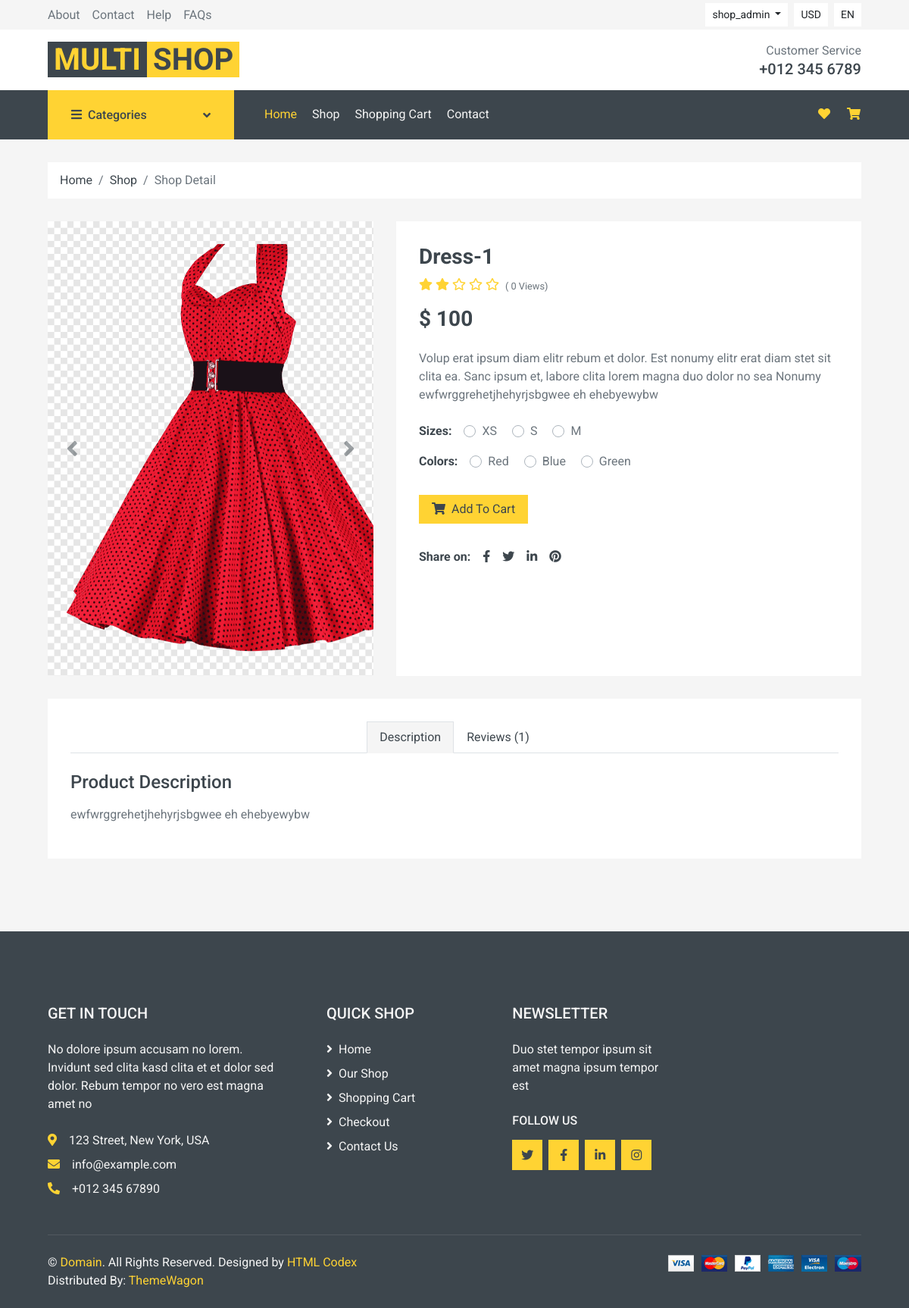
The page /detail/3 (signed in) on the database its author committed.
### main_app/models.py (models this page shows, shortened)
class Product(models.Model):
    name = models.CharField(max_length=150)
    slug = models.SlugField(max_length=150, unique=True)
    img = models.ImageField()
    count = models.PositiveIntegerField(default=0)
    price = models.PositiveIntegerField(default=0)
    view = models.PositiveIntegerField(default=0)
    description = models.TextField()
    added_date = models.DateField(auto_now_add=True)
    size = models.ManyToManyField(Size, related_name='sizes')
    color = models.ManyToManyField(Color, related_name='colors')
    category = models.ForeignKey(
        Category, on_delete=models.PROTECT, related_name='categories')
    discount = models.PositiveIntegerField("Discount %", default=0)
    @property
    def average_rating(self):
        rating = self.rating.all().aggregate(Avg('value'))['value__avg']
        if rating:
            return str(rating)
        else:
            return 0
    class Meta:
        ordering = ["-id"]

class Size(models.Model):
    name = models.CharField(max_length=50)
    slug = models.SlugField(max_length=50, unique=True)
    def __str__(self):
        return self.name

class Color(models.Model):
    name = models.CharField(max_length=50)
    slug = models.SlugField(max_length=50, unique=True)
    def __str__(self):
        return self.name

### main_app/views.py (the view, shortened to what this page needs)
# urls.py: path('detail/<pk>', views.ProductDetailView.as_view(), name='detail'),
class ProductDetailView(DetailView):
    model = Product
    template_name = 'detail.html'

### main_app/context_cat.py (called while the page is built)
def main_context(request):
    all_categories = Category.objects.all()
    all_colors = Color.objects.all()
    all_sizes = Size.objects.all()
    data = {
        'all_categories': all_categories,
        'all_colors': all_colors,
        'all_sizes': all_sizes,
    }
    return data

### templates/detail.html (shortened to what this page needs)
{% extends 'base.html' %}
{% load static %}
{% block content %}
<div class="container-fluid">
    <div class="row px-xl-5">
        <div class="col-12">
            <nav class="breadcrumb bg-light mb-30">
                <a class="breadcrumb-item text-dark" href="#">Home</a>
                <a class="breadcrumb-item text-dark" href="#">Shop</a>
                <span class="breadcrumb-item active">Shop Detail</span>
            </nav>
        </div>
    </div>
</div>
<div class="container-fluid pb-5">
    <div class="row px-xl-5">
        <div class="col-lg-5 mb-30">
            <div id="product-carousel" class="carousel slide" data-ride="carousel">
                <div class="carousel-inner bg-light">
                    <div class="carousel-item active text-center">
                        <img class="object-fit-cover" src="{{ object.img.url }}" alt="Image" height="600">
                    </div>
                </div>
                <a class="carousel-control-prev" href="#product-carousel" data-slide="prev">
                    <i class="fa fa-2x fa-angle-left text-dark"></i>
                </a>
                <a class="carousel-control-next" href="#product-carousel" data-slide="next">
                    <i class="fa fa-2x fa-angle-right text-dark"></i>
                </a>
            </div>
        </div>
        <div class="col-lg-7 h-auto mb-30">
            <div class="h-100 bg-light p-30">
                <h3>{{ object.name|title }}</h3>
                <div class="d-flex mb-3">
                    <div class="text-primary mr-2">
                        {% for i in '12345'|make_list %}
                        {% if i < object.average_rating %} <i class="fas fa-star"></i>
                            {% else %}
                            <i class="far fa-star"></i>
                            {% endif %}
                            {% endfor %}
                    </div>
                    <small class="pt-1">( {{ object.view }} Views)</small>
                </div>
                <h3 class="font-weight-semi-bold mb-4">$ {{object.price}}</h3>
                <p class="mb-4">Volup erat ipsum diam elitr rebum et dolor. Est nonumy elitr erat diam stet sit
                    clita ea. Sanc ipsum et, labore clita lorem magna duo dolor no sea
                    Nonumy
                    {{object.description}}
                </p>
                <div class="d-flex mb-3">
                    <strong class="text-dark mr-3">Sizes:</strong>
                    <form>
                        {% for size in object.size.all %}
                        <div class="custom-control custom-radio custom-control-inline">
                            <label class="custom-control-label" for="size-{{size.id}}">{{size}}</label>
                        </div>
                        {% endfor %}
                    </form>
                </div>
                <div class="d-flex mb-4">
                    <strong class="text-dark mr-3">Colors:</strong>
                    <form>
                        {% for color in object.color.all %}
                        <div class="custom-control custom-radio custom-control-inline">
                            <label class="custom-control-label" for="color-{{color.id}}">{{color}}</label>
                        </div>
                        {% endfor %}
                    </form>
                </div>
                <div class="d-flex align-items-center mb-4 pt-2">
                    <a href="{% url 'cart:add_to_cart' object.id %}" class="btn btn-primary px-3"><i
                        class="fa fa-shopping-cart mr-1"></i> Add To
                    Cart</a>
                </div>
                <div class="d-flex pt-2">
                    <strong class="text-dark mr-2">Share on:</strong>
                    <div class="d-inline-flex">
                        <a class="text-dark px-2" href="">
                            <i class="fab fa-facebook-f"></i>
                        </a>
                        <a class="text-dark px-2" href="">
                            <i class="fab fa-twitter"></i>
                        </a>
                        <a class="text-dark px-2" href="">
                            <i class="fab fa-linkedin-in"></i>
                        </a>
                        <a class="text-dark px-2" href="">
                            <i class="fab fa-pinterest"></i>
                        </a>
                    </div>
                </div>
            </div>
        </div>
    </div>
    <div class="row px-xl-5">
        <div class="col">
            <div class="bg-light p-30 ">
                <div class="nav nav-tabs mb-4 d-flex justify-content-center">
                    <a class="nav-item nav-link text-dark active" data-toggle="tab" href="#tab-pane-1">Description</a>
                    <a class="nav-item nav-link text-dark" data-toggle="tab" href="#tab-pane-3">Reviews
                        ({{object.product_comments.count}})</a>
                </div>
                <div class="tab-content">
                    <div class="tab-pane fade show active" id="tab-pane-1">
                        <h4 class="mb-3">Product Description</h4>
                        <p>{{object.description}}</p>
                    </div>
            </div>
        </div>
    </div>
</div>
</div>
{% endblock %}

### templates/base.html (shortened to what this page needs)
{% load static %}
<!DOCTYPE html>
<html lang="en">
<head>
    <link href="https://cdnjs.cloudflare.com/ajax/libs/font-awesome/5.10.0/css/all.min.css" rel="stylesheet">
    <link href="{% static 'lib/animate/animate.min.css' %}" rel="stylesheet">
    <link href="{% static 'lib/owlcarousel/assets/owl.carousel.min.css' %}" rel="stylesheet">
    <link href="{% static 'css/style.css' %}" rel="stylesheet">
</head>
<body>
    <div class="container-fluid">
        <div class="row bg-secondary py-1 px-xl-5">
            <div class="col-lg-6 d-none d-lg-block">
                <div class="d-inline-flex align-items-center h-100">
                    <a class="text-body mr-3" href="">About</a>
                    <a class="text-body mr-3" href="">Contact</a>
                    <a class="text-body mr-3" href="">Help</a>
                    <a class="text-body mr-3" href="">FAQs</a>
                </div>
            </div>
            <div class="col-lg-6 text-center text-lg-right">
                <div class="d-inline-flex align-items-center">
                    <div class="btn-group">
                        <button type="button" class="btn btn-sm btn-light dropdown-toggle" data-toggle="dropdown">
                            {% if request.user.is_authenticated %}
                            {{request.user.username}}
                            {% else %}Anonym
                            {% endif %}
                        </button>
                    </div>
                    <div class="btn-group mx-2">
                        <button type="button" class="btn btn-sm btn-light" data-toggle="dropdown">USD</button>
                    </div>
                    <div class="btn-group">
                        <button type="button" class="btn btn-sm btn-light" data-toggle="dropdown">EN</button>
                    </div>
                </div>
            </div>
        </div>
        <div class="row align-items-center bg-light py-3 px-xl-5  d-lg-flex">
            <div class="col-lg-4 d-none d-lg-block ">
                <a href="{% url 'main_app:home' %}" class="text-decoration-none">
                    <span class="h1 text-uppercase text-primary bg-dark px-2">Multi</span>
                    <span class="h1 text-uppercase text-dark bg-primary px-2 ml-n1">Shop</span>
                </a>
            </div>
            <div class="col-lg-4 col-6 text-right d-none d-sm-none d-md-block d-lg-block">
                <p class="m-0">Customer Service</p>
                <h5 class="m-0">+012 345 6789</h5>
            </div>
        </div>
    </div>
    <div class="container-fluid bg-dark mb-30">
        <div class="row px-xl-5">
            <div class="col-lg-3 d-none d-lg-block">
                <a class="btn d-flex align-items-center justify-content-between bg-primary w-100" data-toggle="collapse"
                    href="#navbar-vertical" style="height: 65px; padding: 0 30px;">
                    <h6 class="text-dark m-0"><i class="fa fa-bars mr-2"></i>Categories</h6>
                    <i class="fa fa-angle-down text-dark"></i>
                </a>
            </div>
            <div class="col-lg-9">
                <nav class="navbar navbar-expand-lg bg-dark navbar-dark py-3 py-lg-0 px-0">
                    <div class="collapse navbar-collapse justify-content-between" id="navbarCollapse">
                        <div class="navbar-nav mr-auto py-0">
                            <a href="{% url 'main_app:home' %}" class="nav-item nav-link active">Home</a>
                            <a href="{% url 'main_app:sort_products' %}" class="nav-item nav-link">Shop</a>
                            <div class="nav-item dropdown">
                                <a href="{% url 'cart:cart' %}" class="nav-link">Shopping Cart</a>
                            </div>
                            <a href="{% url 'accounts:contact' %}" class="nav-item nav-link">Contact</a>
                        </div>
                        <div class="navbar-nav ml-auto py-0 d-none d-lg-block">
                            <a href="{% url 'cart:liked' %}" class="btn px-0">
                                <i class="fas fa-heart text-primary"></i>
                            </a>
                            <a href="{% url 'cart:cart' %}" class="btn px-0 ml-3">
                                <i class="fas fa-shopping-cart text-primary"></i>
                            </a>
                        </div>
                    </div>
                </nav>
            </div>
        </div>
    </div>
    {% block content %}
    {% endblock %}
    <div class="container-fluid bg-dark text-secondary mt-5 pt-5">
        <div class="row px-xl-5 pt-5">
            <div class="col-lg-4 col-md-12 mb-5 pr-3 pr-xl-5">
                <h5 class="text-secondary text-uppercase mb-4">Get In Touch</h5>
                <p class="mb-4">No dolore ipsum accusam no lorem. Invidunt sed clita kasd clita et et dolor sed dolor.
                    Rebum tempor no vero est magna amet no</p>
                <p class="mb-2"><i class="fa fa-map-marker-alt text-primary mr-3"></i>123 Street, New York, USA</p>
                <p class="mb-2"><i class="fa fa-envelope text-primary mr-3"></i>info@example.com</p>
                <p class="mb-0"><i class="fa fa-phone-alt text-primary mr-3"></i>+012 345 67890</p>
            </div>
            <div class="col-lg-8 col-md-12">
                <div class="row">
                    <div class="col-md-4 mb-5">
                        <h5 class="text-secondary text-uppercase mb-4">Quick Shop</h5>
                        <div class="d-flex flex-column justify-content-start">
                            <a href="{% url 'main_app:home' %}" class="text-secondary mb-2" href="#"><i
                                    class="fa fa-angle-right mr-2"></i>Home</a>
                            <a class="text-secondary mb-2" href="#"><i class="fa fa-angle-right mr-2"></i>Our Shop</a>
                            <a class="text-secondary mb-2" href="#"><i class="fa fa-angle-right mr-2"></i>Shopping
                                Cart</a>
                            <a class="text-secondary mb-2" href="#"><i class="fa fa-angle-right mr-2"></i>Checkout</a>
                            <a class="text-secondary" href="#"><i class="fa fa-angle-right mr-2"></i>Contact Us</a>
                        </div>
                    </div>
                    <div class="col-md-4 mb-5">
                        <h5 class="text-secondary text-uppercase mb-4">Newsletter</h5>
                        <p>Duo stet tempor ipsum sit amet magna ipsum tempor est</p>
                        <h6 class="text-secondary text-uppercase mt-4 mb-3">Follow Us</h6>
                        <div class="d-flex">
                            <a href="https://twitter.com/" class="btn btn-primary btn-square mr-2" href="#"><i class="fab fa-twitter"></i></a>
                            <a href="https://www.facebook.com/" class="btn btn-primary btn-square mr-2" href="#"><i class="fab fa-facebook-f"></i></a>
                            <a href="https://www.linkedin.com/" class="btn btn-primary btn-square mr-2" href="#"><i class="fab fa-linkedin-in"></i></a>
                            <a href="https://www.instagram.com/" class="btn btn-primary btn-square" href="#"><i class="fab fa-instagram"></i></a>
                        </div>
                    </div>
                </div>
            </div>
        </div>
        <div class="row border-top mx-xl-5 py-4" style="border-color: rgba(256, 256, 256, .1) !important;">
            <div class="col-md-6 px-xl-0">
                <p class="mb-md-0 text-center text-md-left text-secondary">
                    &copy; <a class="text-primary" href="#">Domain</a>. All Rights Reserved. Designed
                    by
                    <a class="text-primary" href="https://htmlcodex.com">HTML Codex</a>
                    <br>Distributed By: <a href="https://themewagon.com" target="_blank">ThemeWagon</a>
                </p>
            </div>
            <div class="col-md-6 px-xl-0 text-center text-md-right">
                <img class="img-fluid" src="media/payments.png" alt="">
            </div>
        </div>
    </div>
</body>
</html>

### rows shown on the page
Product: img (picture), name "Dress-1", view "0", price "100", description "ewfwrggrehetjhehyrjsbgwee eh ehebyewybw", product_comments.count "1"
Size: name "XS"
Size: name "S"
Size: name "M"
Color: name "Red"
Color: name "Blue"
Color: name "Green"

### other values the page prints
{{ request.user.username }} "shop_admin"
